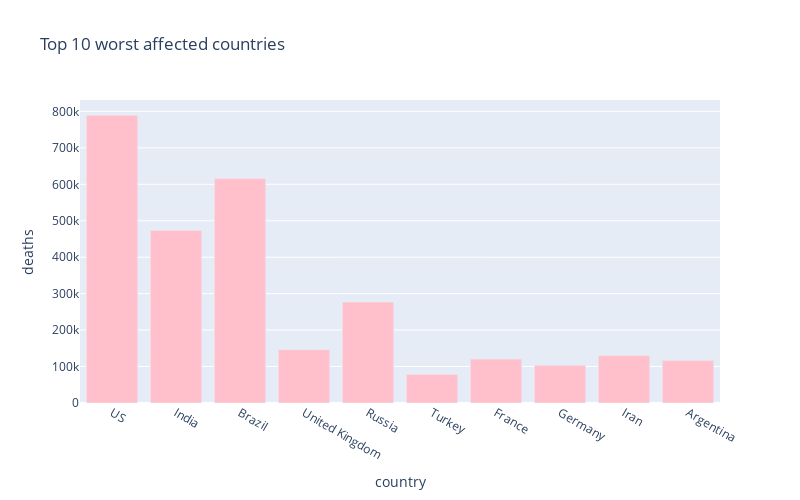

Notebook source saved alongside this figure:
### Markdown cell above
### **10 worst hit countries - Death cases**

### Code cell
px.bar(
    sorted_country_df.head(10),
    x = "country",
    y = "deaths",
    title= "Top 10 worst affected countries", # the axis names
    color_discrete_sequence=["pink"], 
    height=500,
    width=800
)

### Figure 1 — Plotly figure (JSON) as saved in the notebook; plotly's stock layout.template omitted (floating-point values rounded to 4 significant figures)
{"data": [{"alignmentgroup": "True", "hovertemplate": "country=%{x}<br>deaths=%{y}<extra></extra>", "legendgroup": "", "marker": {"color": "pink", "pattern": {"shape": ""}}, "name": "", "offsetgroup": "", "orientation": "v", "showlegend": false, "textposition": "auto", "type": "bar", "x": ["US", "India", "Brazil", "United Kingdom", "Russia", "Turkey", "France", "Germany", "Iran", "Argentina"], "xaxis": "x", "y": [789742, 473537, 615744, 146101, 276979, 78017, 120522, 103240, 130277, 116680], "yaxis": "y"}], "layout": {"barmode": "relative", "height": 500, "legend": {"tracegroupgap": 0}, "title": {"text": "Top 10 worst affected countries"}, "width": 800, "xaxis": {"anchor": "y", "domain": [0, 1], "title": {"text": "country"}}, "yaxis": {"anchor": "x", "domain": [0, 1], "title": {"text": "deaths"}}}}
